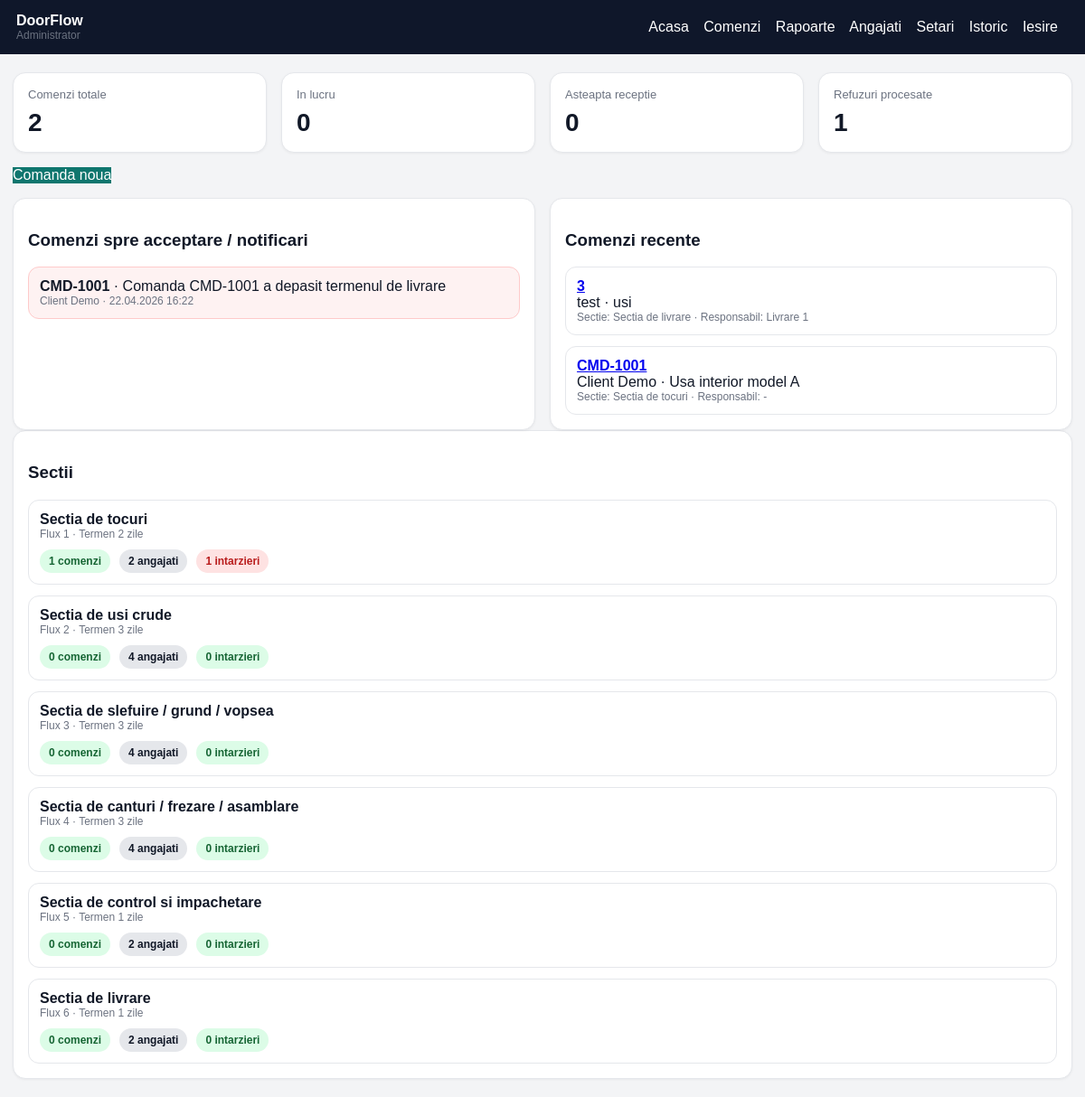
Screenshot of / (signed in) with the database file from the repository.
### app.py (models this page shows, shortened)
class User(UserMixin, db.Model):
    id = db.Column(db.Integer, primary_key=True)
    full_name = db.Column(db.String(120), nullable=False)
    username = db.Column(db.String(80), unique=True, nullable=False)
    password_hash = db.Column(db.String(255), nullable=False)
    role = db.Column(db.String(20), nullable=False, default=ROLE_EMPLOYEE)
    section_id = db.Column(db.Integer, db.ForeignKey("section.id"), nullable=True)
    active = db.Column(db.Boolean, nullable=False, default=True)
    @property
    def is_admin(self):
        return self.role == ROLE_ADMIN

class Notification(db.Model):
    id = db.Column(db.Integer, primary_key=True)
    user_id = db.Column(db.Integer, db.ForeignKey("user.id"), nullable=False)
    order_id = db.Column(db.Integer, db.ForeignKey("order.id"), nullable=False)
    notif_type = db.Column(db.String(50), nullable=False)
    notif_key = db.Column(db.String(255), nullable=False)
    message = db.Column(db.Text, nullable=False)
    is_active = db.Column(db.Boolean, nullable=False, default=True)
    created_at = db.Column(db.DateTime, nullable=False, default=datetime.utcnow)
    resolved_at = db.Column(db.DateTime, nullable=True)
    user = db.relationship("User", backref=db.backref("notifications", lazy=True, order_by="Notification.created_at.desc()"))
    order = db.relationship("Order")

class Order(db.Model):
    id = db.Column(db.Integer, primary_key=True)
    order_number = db.Column(db.String(50), unique=True, nullable=False)
    client_name = db.Column(db.String(150), nullable=False)
    product_name = db.Column(db.String(150), nullable=False)
    dimensions = db.Column(db.String(120), nullable=True)
    finish = db.Column(db.String(120), nullable=True)
    quantity = db.Column(db.Integer, nullable=False, default=1)
    due_date = db.Column(db.Date, nullable=True)
    notes = db.Column(db.Text, nullable=True)
    status = db.Column(db.String(50), nullable=False, default=ORDER_NEW)
    current_section_id = db.Column(db.Integer, db.ForeignKey("section.id"), nullable=True)
    current_employee_id = db.Column(db.Integer, db.ForeignKey("user.id"), nullable=True)
    created_by_id = db.Column(db.Integer, db.ForeignKey("user.id"), nullable=True)
    created_at = db.Column(db.DateTime, nullable=False, default=datetime.utcnow)
    updated_at = db.Column(db.DateTime, nullable=False, default=datetime.utcnow, onupdate=datetime.utcnow)
    current_section = db.relationship("Section", foreign_keys=[current_section_id])
    current_employee = db.relationship("User", foreign_keys=[current_employee_id])
    created_by = db.relationship("User", foreign_keys=[created_by_id])

class Section(db.Model):
    id = db.Column(db.Integer, primary_key=True)
    name = db.Column(db.String(120), unique=True, nullable=False)
    flow_order = db.Column(db.Integer, nullable=False)
    deadline_days = db.Column(db.Integer, nullable=False, default=2)
    active = db.Column(db.Boolean, nullable=False, default=True)
    employees = db.relationship("User", backref="section", lazy=True)

### app.py (the view, shortened to what this page needs)
@app.route("/")
@login_required
def index():
    sync_notifications(commit=True)
    if current_user.is_admin or current_user.is_manager:
        total_orders = Order.query.count()
        in_progress = Order.query.filter(Order.status.in_([ORDER_IN_PROGRESS, ORDER_REJECTED])).count()
        awaiting = Order.query.filter_by(status=ORDER_AWAITING_RECEIPT).count()
        rejected = Transfer.query.filter_by(status=TRANSFER_REJECTED).count()
        recent_orders = Order.query.order_by(Order.updated_at.desc()).limit(8).all()
        section_stats = []
        for section in Section.query.filter_by(active=True).order_by(Section.flow_order.asc()).all():
            active_orders = Order.query.filter_by(current_section_id=section.id).filter(Order.status != ORDER_DELIVERED).count()
            delayed_orders = sum(1 for o in Order.query.filter_by(current_section_id=section.id).all() if current_section_delay(o) > 0)
            section_stats.append({
                "section": section,
                "active_orders": active_orders,
                "employees": User.query.filter_by(section_id=section.id, active=True, role=ROLE_EMPLOYEE).count(),
                "delayed_orders": delayed_orders,
            })
        notifications = get_active_notifications_for(current_user.id)
        return render_template(
            "dashboard_admin.html",
            total_orders=total_orders,
            in_progress=in_progress,
            awaiting=awaiting,
            rejected=rejected,
            recent_orders=recent_orders,
            section_stats=section_stats,
            notifications=notifications,
        )

### app.py (called while the page is built)
@login_manager.user_loader
def load_user(user_id):
    return db.session.get(User, int(user_id))

def working_days_between(start_dt: datetime, end_dt: datetime) -> int:
    if not start_dt or not end_dt:
        return 0
    start_d = start_dt.date()
    end_d = end_dt.date()
    if end_d <= start_d:
        return 0
    count = 0
    current = start_d + timedelta(days=1)
    while current <= end_d:
        if current.weekday() != 6:  # Sunday excluded
            count += 1
        current += timedelta(days=1)
    return count

def calculate_delay_days(start_dt: datetime, end_dt: datetime, allowed_days: int) -> int:
    return max(0, working_days_between(start_dt, end_dt) - max(0, allowed_days))

def get_last_accepted_transfer_for_order_in_section(order_id: int, section_id: int):
    return (
        Transfer.query.filter_by(order_id=order_id, to_section_id=section_id, status=TRANSFER_ACCEPTED)
        .order_by(Transfer.responded_at.desc())
        .first()
    )

def get_section_entry_datetime(order: Order, section_id: int):
    accepted_transfer = get_last_accepted_transfer_for_order_in_section(order.id, section_id)
    if accepted_transfer and accepted_transfer.responded_at:
        return accepted_transfer.responded_at
    return order.created_at

def current_section_delay(order: Order) -> int:
    if not order.current_section_id or order.status in (ORDER_COMPLETED, ORDER_DELIVERED, ORDER_AWAITING_RECEIPT):
        return 0
    start_dt = get_section_entry_datetime(order, order.current_section_id)
    return calculate_delay_days(start_dt, datetime.utcnow(), order.current_section.deadline_days if order.current_section else 0)

def get_active_notifications_for(user_id: int):
    return Notification.query.filter_by(user_id=user_id, is_active=True).order_by(Notification.created_at.desc()).all()

def ensure_notification(user_id: int, order_id: int, notif_type: str, notif_key: str, message: str):
    existing = Notification.query.filter_by(user_id=user_id, notif_key=notif_key, is_active=True).first()
    if existing:
        existing.message = message
        return existing
    notif = Notification(user_id=user_id, order_id=order_id, notif_type=notif_type, notif_key=notif_key, message=message, is_active=True)
    db.session.add(notif)
    return notif

### templates/dashboard_admin.html (shortened to what this page needs)
{% extends 'base.html' %}
{% block content %}
<div class="grid grid-2">
  <div class="card"><div class="label">Comenzi totale</div><div class="metric">{{ total_orders }}</div></div>
  <div class="card"><div class="label">In lucru</div><div class="metric">{{ in_progress }}</div></div>
  <div class="card"><div class="label">Asteapta receptie</div><div class="metric">{{ awaiting }}</div></div>
  <div class="card"><div class="label">Refuzuri procesate</div><div class="metric">{{ rejected }}</div></div>
</div>
<div class="actions" style="margin: 16px 0;">
  <a class="btn" href="{{ url_for('order_new') }}">Comanda noua</a>
</div>
<div class="grid grid-2">
  <div class="card">
    <h3>Comenzi spre acceptare / notificari</h3>
    {% if notifications %}
      <div class="list">
      {% for notif in notifications %}
        <div class="item item-danger">
          <strong>{{ notif.order.order_number }}</strong> · {{ notif.message }}
          <div class="small">{{ notif.order.client_name }} · {{ notif.created_at.strftime('%d.%m.%Y %H:%M') }}</div>
        </div>
      {% endfor %}
      </div>
    {% else %}
      <p class="label">Nu exista notificari active.</p>
    {% endif %}
  </div>
  <div class="card">
    <h3>Comenzi recente</h3>
    <div class="list">
      {% for order in recent_orders %}
      <div class="item">
        <a href="{{ url_for('order_detail', order_id=order.id) }}"><strong>{{ order.order_number }}</strong></a>
        <div>{{ order.client_name }} · {{ order.product_name }}</div>
        <div class="small">Sectie: {{ order.current_section.name if order.current_section else '-' }} · Responsabil: {{ order.current_employee.full_name if order.current_employee else '-' }}</div>
      </div>
      {% endfor %}
    </div>
  </div>
</div>
<div class="card">
  <h3>Sectii</h3>
  <div class="list">
    {% for item in section_stats %}
    <div class="item">
      <strong>{{ item.section.name }}</strong>
      <div class="small">Flux {{ item.section.flow_order }} · Termen {{ item.section.deadline_days }} zile</div>
      <div class="actions">
        <span class="status status-in_lucru">{{ item.active_orders }} comenzi</span>
        <span class="status status-noua">{{ item.employees }} angajati</span>
        <span class="status {% if item.delayed_orders %}status-refuzata_pentru_remedieri{% else %}status-in_lucru{% endif %}">{{ item.delayed_orders }} intarzieri</span>
      </div>
    </div>
    {% endfor %}
  </div>
</div>
{% endblock %}

### templates/base.html (shortened to what this page needs)
<!doctype html>
<html lang="ro">
<head>
  <link rel="stylesheet" href="{{ url_for('static', filename='style.css') }}">
</head>
<body>
  {% if current_user.is_authenticated %}
  <div class="header">
    <div>
      <strong>DoorFlow</strong>
      <div class="small">{{ current_user.full_name }}{% if current_user.section %} · {{ current_user.section.name }}{% endif %}</div>
    </div>
    <nav>
      <a href="{{ url_for('index') }}">Acasa</a>
      <a href="{{ url_for('orders') }}">Comenzi</a>
      {% if current_user.role in [ROLE_ADMIN, ROLE_MANAGER] %}
        <a href="{{ url_for('reports') }}">Rapoarte</a>
      {% endif %}
      {% if current_user.is_admin %}
        <a href="{{ url_for('employees') }}">Angajati</a>
        <a href="{{ url_for('admin_settings') }}">Setari</a>
        <a href="{{ url_for('admin_history') }}">Istoric</a>
      {% endif %}
      <a href="{{ url_for('logout') }}">Iesire</a>
    </nav>
  </div>
  {% endif %}
  <div class="container">
    {% block content %}{% endblock %}
  </div>
</body>
</html>

### static/style.css (style rules this page uses)
:root { --bg: #0f172a; --panel: #ffffff; --line: #e5e7eb; --text: #111827; --muted: #6b7280; --primary: #0f766e; --danger: #b91c1c; --warning: #b45309; --ok: #166534; }
* { box-sizing: border-box; }
body { margin: 0; font-family: Arial, Helvetica, sans-serif; background: #f3f4f6; color: var(--text); }
.header { background: var(--bg); color: #fff; padding: 14px 18px; display: flex; justify-content: space-between; align-items: center; gap: 12px; flex-wrap: wrap; }
.header a { color: #fff; text-decoration: none; margin-right: 12px; }
.container { max-width: 1200px; margin: 20px auto; padding: 0 14px; }
.grid { display: grid; gap: 16px; }
.grid-2 { grid-template-columns: repeat(auto-fit, minmax(260px, 1fr)); }
.card { background: var(--panel); border: 1px solid var(--line); border-radius: 14px; padding: 16px; box-shadow: 0 1px 3px rgba(0,0,0,.05); }
.metric { font-size: 28px; font-weight: 700; margin-top: 8px; }
.label { color: var(--muted); font-size: 13px; }
button, .btn { background: var(--primary); color: #fff; border: none; cursor: pointer; text-decoration: none; display: inline-block; width: auto; }
.status { display: inline-block; padding: 6px 10px; border-radius: 999px; font-size: 12px; font-weight: 700; }
.status-noua { background: #e5e7eb; color: #111827; }
.status-in_lucru { background: #dcfce7; color: #166534; }
.status-refuzata_pentru_remedieri { background: #fee2e2; color: #b91c1c; }
.list { display: grid; gap: 12px; }
.item { border: 1px solid var(--line); border-radius: 12px; padding: 12px; background: #fff; }
.small { font-size: 12px; color: var(--muted); }
.actions { display: flex; gap: 10px; flex-wrap: wrap; margin-top: 10px; }
.item-danger { border-color: #fecaca; background: #fef2f2; }

### rows the page displays
User: full_name "Administrator"
Notification: order.order_number "CMD-1001", message "Comanda CMD-1001 a depasit termenul de livrare", order.client_name "Client Demo", created_at "22.04.2026 16:22"
Order: order_number "3", client_name "test", product_name "usi", current_section "Sectia de livrare", current_employee "Livrare 1"
Order: order_number "CMD-1001", client_name "Client Demo", product_name "Usa interior model A", current_section "Sectia de tocuri", current_employee "-"
Section: section.name "Sectia de tocuri", section.flow_order "1", section.deadline_days "2"
Section: section.name "Sectia de usi crude", section.flow_order "2", section.deadline_days "3"
Section: section.name "Sectia de slefuire / grund / vopsea", section.flow_order "3", section.deadline_days "3"
Section: section.name "Sectia de canturi / frezare / asamblare", section.flow_order "4", section.deadline_days "3"
Section: section.name "Sectia de control si impachetare", section.flow_order "5", section.deadline_days "1"
Section: section.name "Sectia de livrare", section.flow_order "6", section.deadline_days "1"

### other values shown
{{ total_orders }} "2"
{{ in_progress }} "0"
{{ awaiting }} "0"
{{ rejected }} "1"
{{ item.active_orders }} "1" "0" "0" "0" "0" "0"
{{ item.employees }} "2" "4" "4" "4" "2" "2"
{{ item.delayed_orders }} "1" "0" "0" "0" "0" "0"
